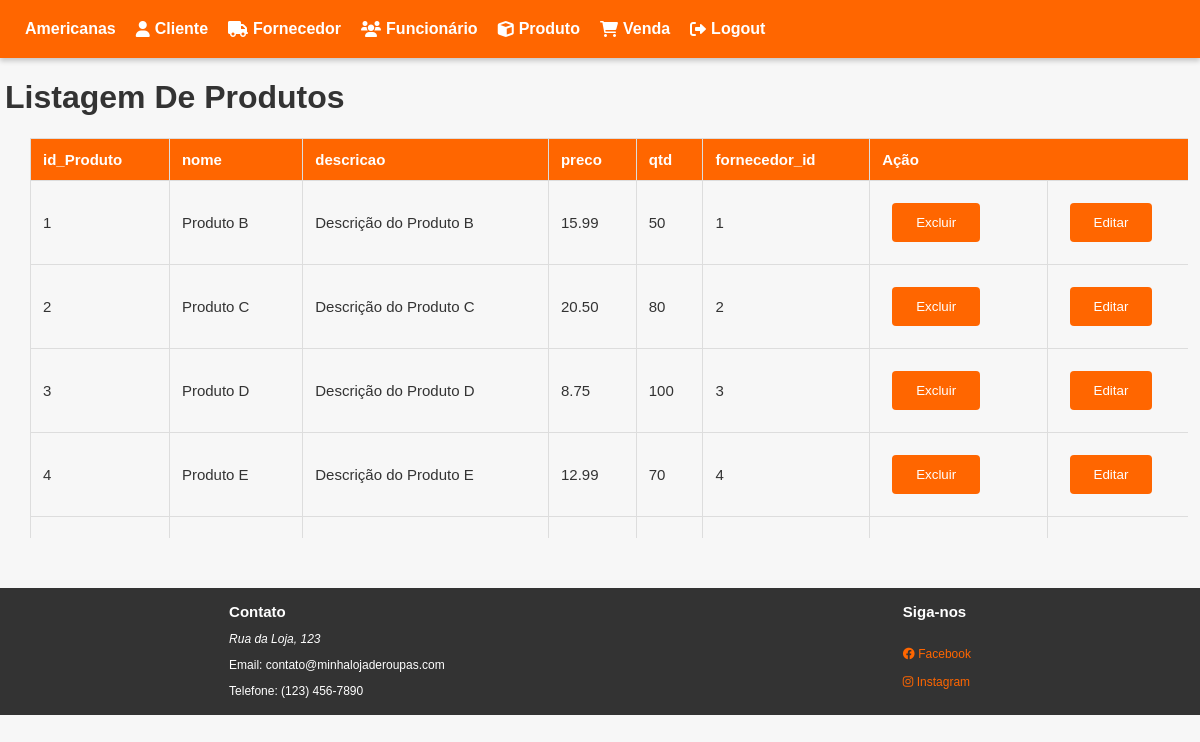
The page /View/Produto/Lista.php (signed in) on the database its author committed.
### tables this page shows
CREATE TABLE produto (
  id_produto integer auto_increment primary key,
  nome varchar(400),
  descricao varchar(400),
  preco decimal (10,2),
  qtd integer,
  fornecedor_id integer
);

### DataBase/Conexao.php (called while the page is built)
<?php
class conexao
{
    private static $dsn = 'mysql:host=localhost;dbname=gico';
    private static $usuario = 'root';
    private static $senha = '123456';
    private static $conexao = null;
    public static function getConexao(): PDO
    {
        if (Conexao::$conexao == null) {
            try {
                conexao::$conexao = new PDO(conexao::$dsn, conexao::$usuario, conexao::$senha);
            } catch (PDOException $e) {
                echo $e->getMessage();
            }
        }
        return conexao::$conexao;
    }
    public static function getPreparedStatement($sql): PDOStatement
    {
        $pst = null;
        if (conexao::getConexao() != null) {
            try {
                $pst = conexao::$conexao->prepare($sql);
            } catch (PDOException $e) {
                echo $e->getMessage();
            }
        }
        return $pst;
    }
}
?>

### DataBase/DAOProduto.php (called while the page is built, shortened)
<?php
class DAOProduto
{
    public function listaTodos()
    {
        $pst = conexao::getPreparedStatement('select * from Produto;');
        $pst->execute();
        $lista = $pst->fetchAll(PDO::FETCH_ASSOC);
        return $lista;
    }
}
?>

### View/Produto/Lista.php (the view, shortened to what this page needs)
<?php
require_once BASE . '/View\Header.php';
?>
<!DOCTYPE html>
<html lang="en">
<head>
    <link rel="stylesheet" href=".\..\..\Css\style.css">
</head>
<body>
    <h1>Listagem De Produtos</h1>
    <div class="table-wrapper">
        <table>
            <tr>
                <th>id_Produto</th>
                <th>nome</th>
                <th>descricao</th>
                <th>preco</th>
                <th>qtd</th>
                <th>fornecedor_id</th>
                <th colspan="2">Ação</th>
            </tr>
            <?php
            require_once BASE . '/Database/DAOProduto.php';
            require_once BASE . '/Database/Conexao.php';
            $daoConexao = new DAOProduto();
            $lista = $daoConexao->listaTodos();
            foreach ($lista as $produto) {
                echo '<tr>';
                echo '<td>' . $produto['id_produto'] . '</td>';
                echo '<td>' . $produto['nome'] . '</td>';
                echo '<td>' . $produto['descricao'] . '</td>';
                echo '<td>' . $produto['preco'] . '</td>';
                echo '<td>' . $produto['qtd'] . '</td>';
                echo '<td>' . $produto['fornecedor_id'] . '</td>';
                ?>
                <td>
                    <form action="delete.php" method="post">
                        <button>Excluir</button>
                    </form>
                </td>
                <td>
                    <form action="FormAltera.php" method="post">
                        <button>Editar</button>
                    </form>
                </td>
                <?php
                echo '<tr>';
            }
            ?>
        </table>
    </div>
</body>
<?php
require_once BASE . '/View\Footer.php';
?>
</html>

### View/Header.php (shortened to what this page needs)
<!DOCTYPE html>
<html lang="en">
<head>
    <link rel="stylesheet" href="./Css/menu.css">
    <link rel="stylesheet" href="https://cdnjs.cloudflare.com/ajax/libs/font-awesome/6.0.0-beta3/css/all.min.css">
</head>
<body>
    <header>
        <nav>
            <ul class="menu">
                <li class="submenu">
                    <a href="http://localhost/macaco/">
                        <span>
                            <?php echo "Americanas"; ?>
                        </span>
                    </a>
                </li>
                <li class=" submenu">
                    <a href="#">
                        <i class="fas fa-user"></i>
                        <span>
                            <?php echo "Cliente"; ?>
                        </span>
                    </a>
                </li>
                <li class="submenu">
                    <a href="#">
                        <i class="fas fa-truck"></i>
                        <span>
                            <?php echo "Fornecedor"; ?>
                        </span>
                    </a>
                </li>
                <li class="submenu">
                    <a href="#">
                        <i class="fas fa-users"></i>
                        <span>
                            <?php echo "Funcionário"; ?>
                        </span>
                    </a>
                </li>
                <li class="submenu">
                    <a href="#">
                        <i class="fas fa-cube"></i>
                        <span>
                            <?php echo "Produto"; ?>
                        </span>
                    </a>
                </li>
                <li class="submenu">
                    <a href="#">
                        <i class="fas fa-shopping-cart"></i>
                        <span>
                            <?php echo "Venda"; ?>
                        </span>
                    </a>
                </li>
                <li>
                    <a href="http://localhost/macaco/View/Login/Logout.php">
                        <i class="fas fa-sign-out-alt"></i> Logout
                    </a>
                </li>
            </ul>
        </nav>
    </header>
</body>
</html>

### View/Footer.php (shortened to what this page needs)
<!DOCTYPE html>
<html lang="en">
<head>
    <link rel="stylesheet" href="../../Css/menu.css">
    <link rel="stylesheet" href="https://cdnjs.cloudflare.com/ajax/libs/font-awesome/6.0.0-beta3/css/all.min.css">
</head>
<body>
    <footer>
        <section>
            <h3>Contato</h3>
            <address>
                <p>Rua da Loja, 123</p>
            </address>
            <p>Email: contato@minhalojaderoupas.com</p>
            <p>Telefone: (123) 456-7890</p>
        </section>
        <section>
            <h3>Siga-nos</h3>
            <ul>
                <li><a href="#"><i class="fab fa-facebook"></i> Facebook</a></li>
                <li><a href="#"><i class="fab fa-instagram"></i> Instagram</a></li>
            </ul>
        </section>
    </footer>
</body>
</html>

### Css/Menu.css (style rules this page uses)
footer { background-color: #333; color: #fff; padding-bottom: 4px; display: flex; flex-wrap: wrap; justify-content: space-between; align-items: flex-start; font-size: 20px; height: auto; }
footer section { max-width: 400px; margin: 0 auto; padding: 0 20px; }
footer h3 { font-size: 15px; margin-bottom: 10px; }
footer address, footer p { font-size: 12px; margin-bottom: 10px; }
footer ul { list-style: none; padding: 0; }
footer ul li { margin-bottom: 5px; }
footer ul li a { color: #ff6600; text-decoration: none; font-size: 12px; }

### Css/style.css (style rules this page uses)
body { font-family: Arial, sans-serif; background-color: #f7f7f7; color: #333; margin: 0; padding: 0; }
form { margin: 10px; }
table { border-collapse: collapse; margin: 0px 30px 20px 30px; font-size: 15px; width: 100%; min-width: max-content; }
table, th, td { border: 1px solid #ddd; }
th, td { padding: 12px; text-align: left; }
th { background-color: #ff6600; color: #fff; position: sticky; top: 0px; }
.table-wrapper { max-height: 400px; overflow-y: scroll; margin-bottom: 50px; width: 99%; }
button { background-color: #ff6600; color: #fff; border: none; padding: 12px 24px; border-radius: 4px; cursor: pointer; transition: background-color 0.3s ease; }
a { color: #ff6600; text-decoration: none; }
header { background-color: #ff6600; color: #fff; box-shadow: 0px 3px 5px rgba(0, 0, 0, 0.2); width: auto; }
.menu { list-style: none; display: flex; justify-content: flex-start; padding: 20px; margin: 0px; }
.menu li { margin-right: 20px; }
.menu a { text-decoration: none; color: #fff; font-weight: bold; transition: color 0.3s ease; display: flex; align-items: center; }
.menu i { margin-right: 5px; }
h1 { margin-left: 5px; }

### rows shown on the page
produto: id_produto "1", nome "Produto B", descricao "Descrição do Produto B", preco "15.99", qtd "50", fornecedor "1"
produto: id_produto "2", nome "Produto C", descricao "Descrição do Produto C", preco "20.50", qtd "80", fornecedor "2"
produto: id_produto "3", nome "Produto D", descricao "Descrição do Produto D", preco "8.75", qtd "100", fornecedor "3"
produto: id_produto "4", nome "Produto E", descricao "Descrição do Produto E", preco "12.99", qtd "70", fornecedor "4"
